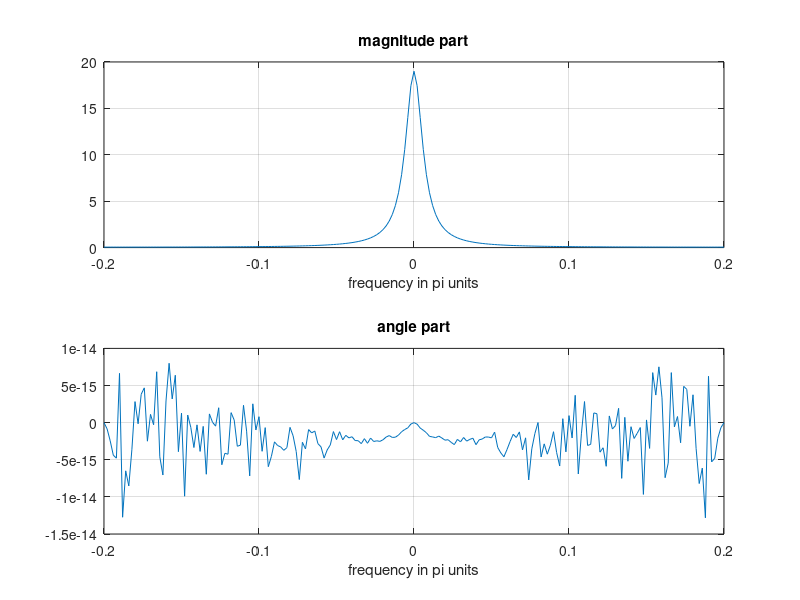

Reproduce this figure in MATLAB.
function[]=e11()
n=-1000:1000;h=(0.9).^abs(n);
k=-100:100;w=(pi/100)*k;
H=h*(exp(-j*pi/100)).^(n'*k);
magH=abs(H);angH=angle(H);
subplot(2,1,1);plot(k/500,magH);grid
xlabel('frequency in pi units');title('magnitude part')
subplot(2,1,2);plot(k/500,angH);grid
xlabel('frequency in pi units');title('angle part')